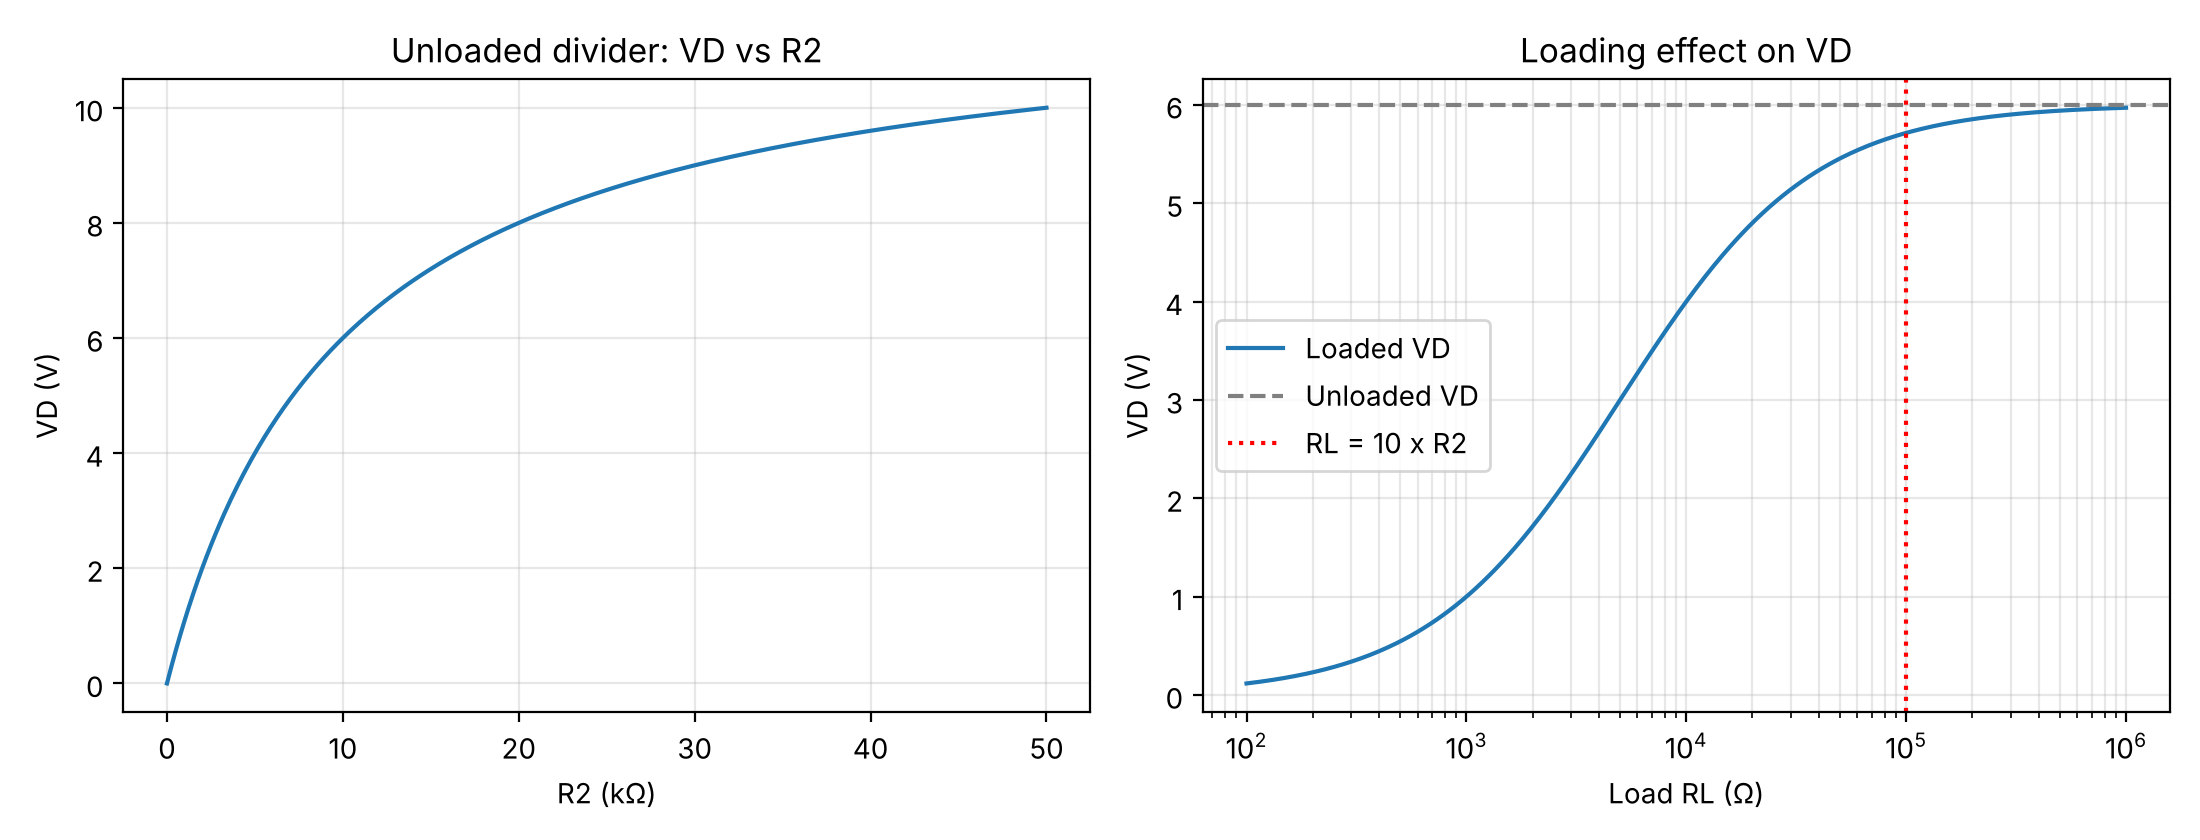

Python code for this plot:
import numpy as np
import matplotlib.pyplot as plt


def divider_output(V, R1, R2):
    # VD = V * R2 / (R1 + R2)
    return V * R2 / (R1 + R2)


def parallel(Ra, Rb):
    return Ra * Rb / (Ra + Rb)


def loaded_output(V, R1, R2, RL):
    # The load sits in parallel with R2, then the same divider rule applies
    return divider_output(V, R1, parallel(R2, RL))


def print_results(V, R1, R2):
    VD = divider_output(V, R1, R2)
    print(f"Unloaded: VD = {V} x {R2:.0f} / ({R1:.0f} + {R2:.0f}) = {VD:.3f} V")

    RL = 10 * R2
    R2p = parallel(R2, RL)
    VD_loaded = loaded_output(V, R1, R2, RL)
    err = (VD - VD_loaded) / VD * 100
    print(f"RL = 10 x R2 = {RL:.0f}: R2||RL = {R2p:.1f}, "
          f"VD = {VD_loaded:.3f} V, error = {err:.2f} %")


def plot_results(V, R1, R2):
    VD = divider_output(V, R1, R2)
    RL_10x = 10 * R2

    R2_sweep = np.linspace(0, 50e3, 400)
    RL = np.logspace(2, 6, 400)

    plt.figure(figsize=(11, 4.2))

    plt.subplot(1, 2, 1)
    plt.plot(R2_sweep / 1e3, divider_output(V, R1, R2_sweep))
    plt.xlabel("R2 (kΩ)")
    plt.ylabel("VD (V)")
    plt.title("Unloaded divider: VD vs R2")
    plt.grid(alpha=0.3)

    plt.subplot(1, 2, 2)
    plt.semilogx(RL, loaded_output(V, R1, R2, RL), label="Loaded VD")
    plt.axhline(VD, linestyle="--", color="gray", label="Unloaded VD")
    plt.axvline(RL_10x, linestyle=":", color="red", label="RL = 10 x R2")
    plt.xlabel("Load RL (Ω)")
    plt.ylabel("VD (V)")
    plt.title("Loading effect on VD")
    plt.legend()
    plt.grid(alpha=0.3, which="both")

    plt.tight_layout()
    plt.savefig("circuit1_voltage_divider.png", dpi=200)
    plt.show()


def main():
    V, R1, R2 = 12.0, 10e3, 10e3
    print_results(V, R1, R2)
    plot_results(V, R1, R2)


if __name__ == "__main__":
    main()
